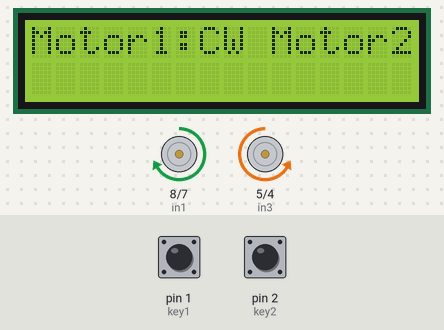
A sketch run on a simulated Arduino Uno, built with avr-gcc and run on an emulated ATmega328P. On the bench: 16×2 character LCD, motor-driver pin pairs drawn as motors (green arrow = first pin HIGH = forward, orange = second pin HIGH = backward, longer = more drive, scaled by the enable pin). Inputs (shaded band) come from the test bench; at power-on: pin 1 (key1) HIGH, pin 2 (key2) HIGH.

Above: at 2.2 s.
2.3 s: pin 1 (key1) pulled LOW for 0.25 s
At 2.53 s:
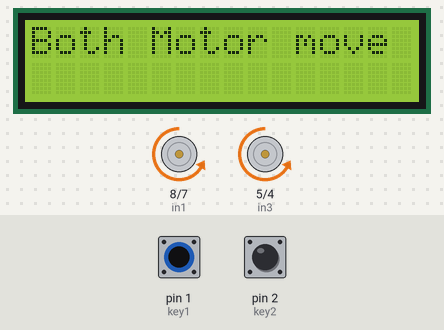
4.1 s: pin 2 (key2) pulled LOW for 0.25 s
At 4.3 s:
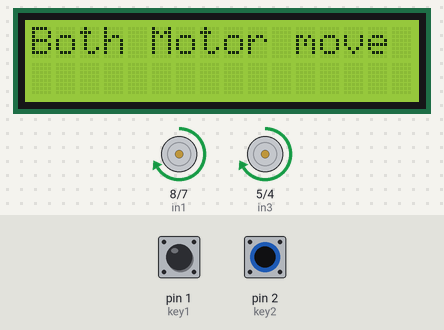
5.9 s: pin 2 (key2) pulled LOW for 3.2 s
At 9.6 s:
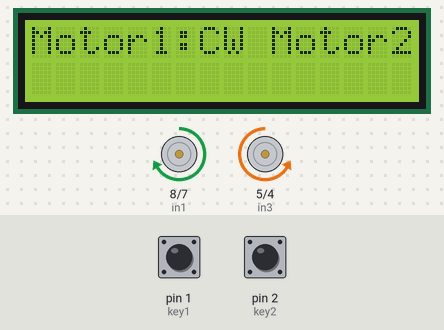
10.7 s: pin 1 (key1) pulled LOW for 3.2 s
At 11.3 s:
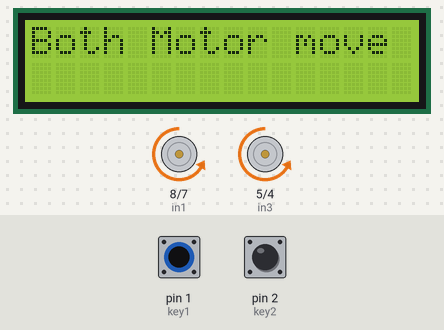
15.6 s: pin 1 (key1) driven LOW and pin 2 (key2) driven LOW
At 16.8 s:
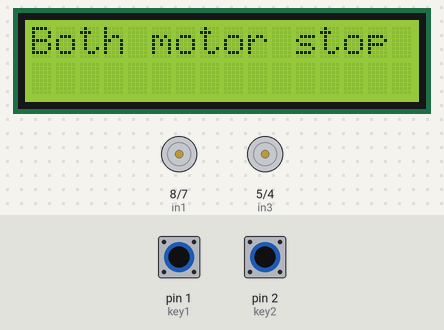
Timing chart, 0 to 18.6 s (numbered marks = the images above; inputs shaded):
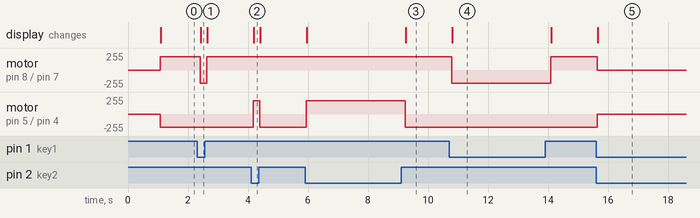

Measured:
- after the input at 2.3 s, motor on pin 8 (in1) / pin 7 (in2): forward 200/255 → backward 200/255 after 0.11 s, → forward 200/255 0.22 s later; the display: changes after 0.13 s (image 1)
- after the input at 4.1 s, motor on pin 5 (in3) / pin 4 (in4): backward 200/255 → forward 200/255 after 0.08 s, → backward 200/255 0.22 s later; the display: changes after 0.09 s (image 2)
- after the input at 5.9 s, motor on pin 5 (in3) / pin 4 (in4): backward 200/255 → forward 200/255 after 0.05 s, → backward 200/255 3.3 s later; the display: first changes after 0.06 s (image 3 shows a later state)
- after the input at 10.7 s, motor on pin 8 (in1) / pin 7 (in2): forward 200/255 → backward 200/255 after 0.09 s, → forward 200/255 3.3 s later; the display: changes after 0.10 s (image 4)
- after the input at 15.6 s, motor on pin 8 (in1) / pin 7 (in2): forward 200/255 → stopped at once; motor on pin 5 (in3) / pin 4 (in4): backward 200/255 → stopped at once; the display: changes after 0.05 s (image 5)

The sketch:

ch13_sample_TinkerCAD.ino
```cpp
#include <Adafruit_LiquidCrystal.h>

// LCD
Adafruit_LiquidCrystal lcd(0);

// Motor A
int enA = 9;
int in1 = 8;
int in2 = 7;

// Motor B
int enB = 3;
int in3 = 5;
int in4 = 4;

// Buttons
int key1 = 1; // Button 1 pin
int key2 = 2; // Button 2 pin

// Motor speed
int motorSpeed = 200; // fixed speed for button control

void setup() {
  // LCD setup
  lcd.begin(16, 2);
  lcd.setBacklight(1);
  lcd.print("Robot Ready");

  // Motor pins
  pinMode(enA, OUTPUT);
  pinMode(enB, OUTPUT);
  pinMode(in1, OUTPUT);
  pinMode(in2, OUTPUT);
  pinMode(in3, OUTPUT);
  pinMode(in4, OUTPUT);

  // Button pins
  pinMode(key1, INPUT_PULLUP);
  pinMode(key2, INPUT_PULLUP);

  delay(1000);
  lcd.clear();
}

// Motor control functions
void motor_stop() {
  digitalWrite(in1, LOW);
  digitalWrite(in2, LOW);
  digitalWrite(in3, LOW);
  digitalWrite(in4, LOW);
}

void motor_both_cw() { // Both motors clockwise
  digitalWrite(in1, HIGH);
  digitalWrite(in2, LOW);
  digitalWrite(in3, HIGH);
  digitalWrite(in4, LOW);
}

void motor_both_ccw() { // Both motors counterclockwise
  digitalWrite(in1, LOW);
  digitalWrite(in2, HIGH);
  digitalWrite(in3, LOW);
  digitalWrite(in4, HIGH);
}

void motor_cw_ccw() { // Motor1 CW, Motor2 CCW
  digitalWrite(in1, HIGH);
  digitalWrite(in2, LOW);
  digitalWrite(in3, LOW);
  digitalWrite(in4, HIGH);
}

void loop() {
  bool state1 = digitalRead(key1) == HIGH; // HIGH = pressed
  bool state2 = digitalRead(key2) == HIGH; // HIGH = pressed

  lcd.clear();

  if (!state1 && !state2) {           // Row 1
    motor_stop();
    lcd.print("Both motor stop");
  }
  else if (state1 && !state2) {       // Row 2
    motor_both_cw();
    analogWrite(enA, motorSpeed);
    analogWrite(enB, motorSpeed);
    lcd.print("Both Motor move CW");
  }
  else if (!state1 && state2) {       // Row 3
    motor_both_ccw();
    analogWrite(enA, motorSpeed);
    analogWrite(enB, motorSpeed);
    lcd.print("Both Motor move CCW");
  }
  else if (state1 && state2) {        // Row 4
    motor_cw_ccw();
    analogWrite(enA, motorSpeed);
    analogWrite(enB, motorSpeed);
    lcd.print("Motor1:CW Motor2:CCW");
  }

  delay(200); // debounce & LCD refresh
}
```
